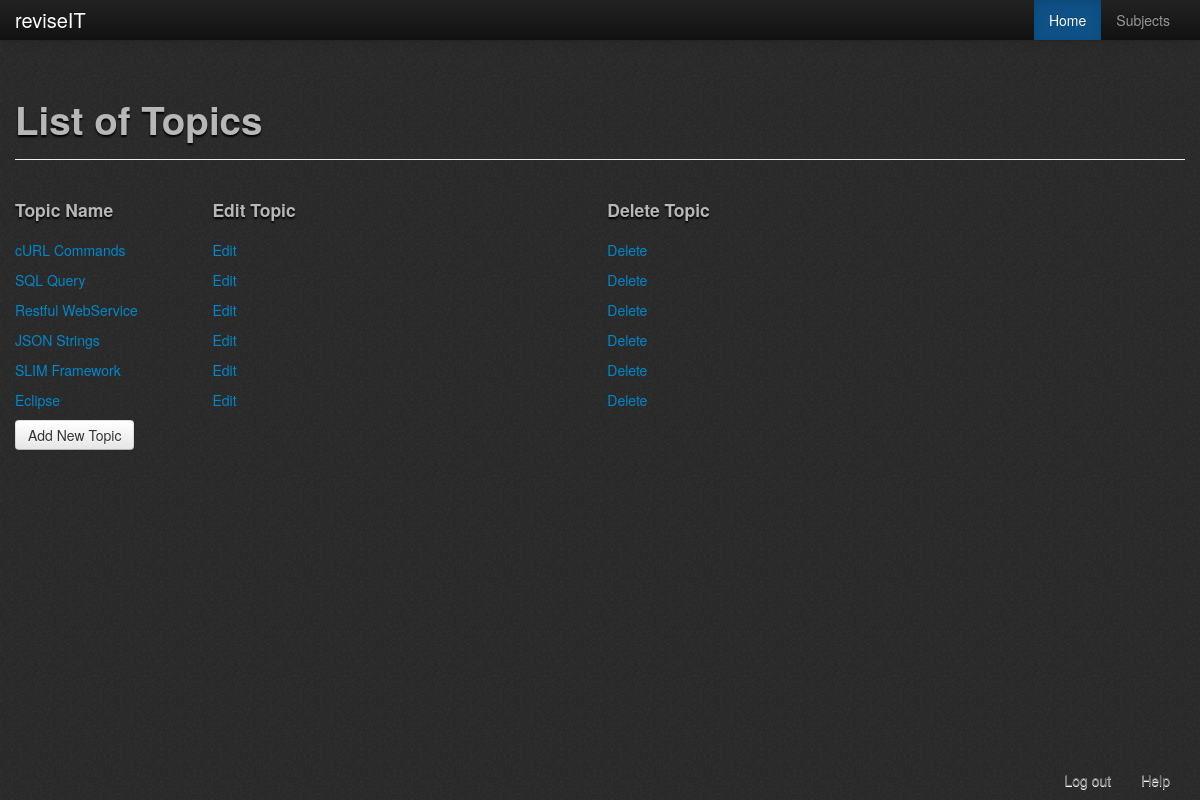
The app's page /php/topics/viewTopic.php?ID=1 (signed in), older data.
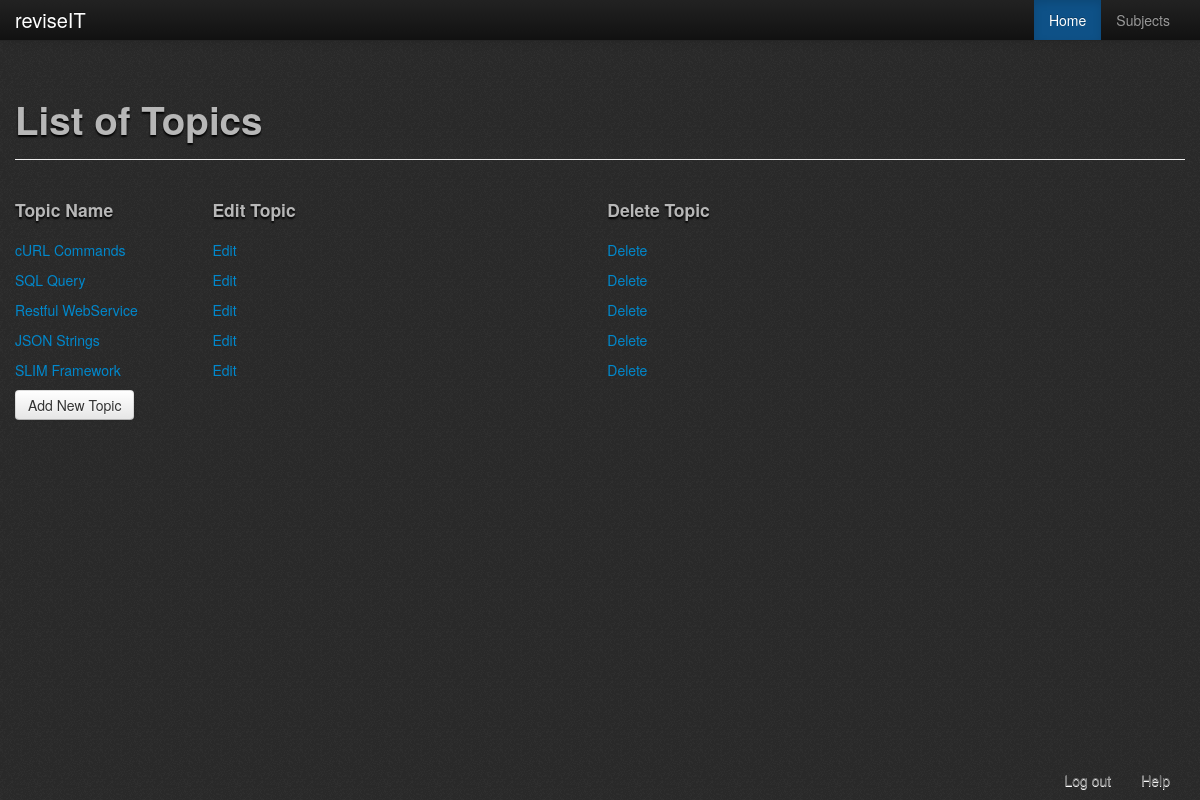
The same page, newer data.
### tables this page shows
CREATE TABLE `topic` (
  `TopicID` int(5) NOT NULL AUTO_INCREMENT,
  `TopicName` varchar(50) NOT NULL,
  `SubjectID` int(11) NOT NULL,
  `SubjectCode` varchar(50) NOT NULL,
  `deletionStatus` tinyint(1) NOT NULL COMMENT '0 = display, 1 = not display',
  `dateupdated` date NOT NULL,
  PRIMARY KEY (`TopicID`),
  KEY `FK_topicsub` (`SubjectID`)
);

### php/topics/viewTopic.php (the view, shortened to what this page needs)
<?php
	require '../check_logged_in.php';
	$subject_ID = $_GET['ID'];
?>
<!DOCTYPE html PUBLIC "-//W3C//DTD XHTML 1.0 Transitional//EN" "http://www.w3.org/TR/xhtml1/DTD/xhtml1-transitional.dtd">
<html xmlns="http://www.w3.org/1999/xhtml">
	<head>
		<?php
			include '../header_container.php';
		?>
	</head>
	<body>
			<?php
				include 'topics_menu_bar.php';
			?>
			<br /><br />
			<div class="container">
				<div class="page-header bootstro" data-bootstro-placement="bottom" data-bootstro-title="The Topics" data-bootstro-content="This page contains all the topics associated with your subject.">
					<h1>List of Topics</h1>
				</div>
				<div class="row-fluid bootstro" data-bootstro-placement="bottom" data-bootstro-title="Topic Lists" data-bootstro-content="This is the list of topics. You may click into one of these topics to see their associated subtopics.">
					<?php
					$userRole = $_SESSION['Role'];
					try
					{
						if($userRole != 1 && $userRole != 2)
						{
							$result = $db->prepare("SELECT * FROM topic WHERE SubjectID = '".$subject_ID."' AND deletionStatus = 0");
							$result->execute();
							echo "<div class='span8'>";
								echo"<div class='row-fluid'>";
									echo "<div class='span12'><h4>Topic Name</h4></div>";
								echo "</div>";
							while($row = $result->fetch(PDO::FETCH_ASSOC))
							{
								$id=$row['TopicID'];
								echo "<a href='../subtopics/view.php?ID=".$row['TopicID']."'>";
										echo "<div class='span12'>".$row['TopicName']."</div>";
								echo "</a>";
							}
							echo "</div>";
						}
						else
						{
							$result = $db->prepare("SELECT * FROM topic WHERE SubjectID = '".$subject_ID."' AND deletionStatus = 0");
							$result->execute();
							$TopicResult = $result->rowCount();
							if($TopicResult >= 1)
							{
								echo "<div class='span8'>";
									echo"<div class='row-fluid'>";
										echo "<div class='span3'><h4>Topic Name</h4></div>";
										echo "<div class='span6'><h4>Edit Topic</h4></div>";
										echo "<div class='span3'><h4>Delete Topic</h4></div>";
									echo "</div>";
								while($row = $result->fetch(PDO::FETCH_ASSOC))
								{
									echo "<a href='../subtopics/view.php?ID=".$row['TopicID']."'>";
											echo "<div class='span3'>".$row['TopicName']."</div>";
											echo "<div class='span6 bootstro' data-bootstro-placement='bottom' data-bootstro-title='Edit' data-bootstro-content='Click on this link to edit this topic.'><a href='editTopic.php?ID=".$row['TopicID']."'>Edit</a></div>";
											echo "<div class='span3 bootstro' data-bootstro-placement='bottom' data-bootstro-title='Delete' data-bootstro-content='Click on this link to delete this topic'><a href='deleteTopic.php?ID=".$row['TopicID']."'>Delete</a></div>";
									echo "</a>";
								}
								echo "<br><a class='btn bootstro' data-bootstro-placement='bottom' data-bootstro-title='Create New Topic' data-bootstro-content='Create a new topic for this subject!' href='newTopic.php'>Add New Topic</a></input>";
								echo "</div>";
							}
							else
							{
								echo "<h2>Sorry, there are no topics available!</h2>";
								echo '<a href="newtopic.php">Add New Topic</a>';
							}
						}
					}
					catch(PDOException $e)
					{
						echo $e->getMessage();
					}
					?>
				</div>
			</div>
			<?php
				include '../footer.php';
			?>
	</body>
</html>

### php/topics/topics_menu_bar.php (shortened to what this page needs)
<div class="navbar navbar-fixed-top navbar-inverse">
	<div class="navbar-inner">
		<div class="container">
			<a href="../home_page_director.php" class="brand">reviseIT</a>
			<div class="nav-collapse collapse">
				<ul class="nav pull-right">
					<li class="active"><a href="../home_page_director.php">Home</a></li>
					<li><a href="../subjects/all_Subjects.php">Subjects</a></li>
				</ul>
			</div>
		</div>
	</div>
</div>

Row changes from the older to the newer data that the page shows:
no longer on this page (row edited): topic: TopicName "Eclipse"
